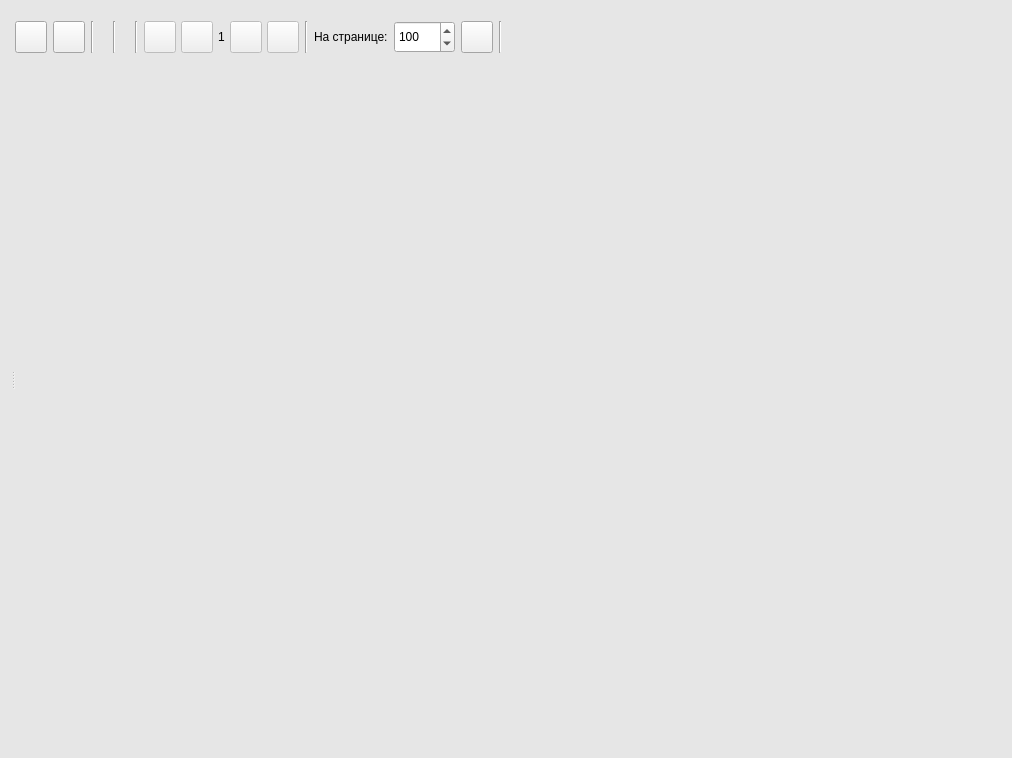
<?xml version="1.0" encoding="UTF-8"?>
<ui version="4.0">
 <class>CustomViewer</class>
 <widget class="QWidget" name="CustomViewer">
  <property name="geometry">
   <rect>
    <x>0</x>
    <y>0</y>
    <width>1012</width>
    <height>758</height>
   </rect>
  </property>
  <property name="palette">
   <palette>
    <active>
     <colorrole role="Base">
      <brush brushstyle="SolidPattern">
       <color alpha="255">
        <red>255</red>
        <green>255</green>
        <blue>255</blue>
       </color>
      </brush>
     </colorrole>
     <colorrole role="Window">
      <brush brushstyle="SolidPattern">
       <color alpha="255">
        <red>230</red>
        <green>230</green>
        <blue>230</blue>
       </color>
      </brush>
     </colorrole>
    </active>
    <inactive>
     <colorrole role="Base">
      <brush brushstyle="SolidPattern">
       <color alpha="255">
        <red>255</red>
        <green>255</green>
        <blue>255</blue>
       </color>
      </brush>
     </colorrole>
     <colorrole role="Window">
      <brush brushstyle="SolidPattern">
       <color alpha="255">
        <red>230</red>
        <green>230</green>
        <blue>230</blue>
       </color>
      </brush>
     </colorrole>
    </inactive>
    <disabled>
     <colorrole role="Base">
      <brush brushstyle="SolidPattern">
       <color alpha="255">
        <red>230</red>
        <green>230</green>
        <blue>230</blue>
       </color>
      </brush>
     </colorrole>
     <colorrole role="Window">
      <brush brushstyle="SolidPattern">
       <color alpha="255">
        <red>230</red>
        <green>230</green>
        <blue>230</blue>
       </color>
      </brush>
     </colorrole>
    </disabled>
   </palette>
  </property>
  <property name="windowTitle">
   <string>Просмотр метеорологических сообщений</string>
  </property>
  <property name="autoFillBackground">
   <bool>false</bool>
  </property>
  <layout class="QGridLayout" name="gridLayout_2">
   <item row="0" column="0">
    <widget class="QSplitter" name="mainarea">
     <property name="orientation">
      <enum>Qt::Horizontal</enum>
     </property>
     <widget class="QWidget" name="leftPanel" native="true">
      <layout class="QVBoxLayout" name="verticalLayout_2"/>
     </widget>
     <widget class="QWidget" name="tableArea" native="true">
      <property name="autoFillBackground">
       <bool>false</bool>
      </property>
      <layout class="QVBoxLayout" name="verticalLayout">
       <property name="spacing">
        <number>0</number>
       </property>
       <property name="leftMargin">
        <number>0</number>
       </property>
       <property name="topMargin">
        <number>0</number>
       </property>
       <property name="rightMargin">
        <number>0</number>
       </property>
       <property name="bottomMargin">
        <number>0</number>
       </property>
       <item>
        <widget class="QScrollArea" name="scrollArea">
         <property name="sizePolicy">
          <sizepolicy hsizetype="Expanding" vsizetype="Preferred">
           <horstretch>0</horstretch>
           <verstretch>0</verstretch>
          </sizepolicy>
         </property>
         <property name="maximumSize">
          <size>
           <width>16777215</width>
           <height>52</height>
          </size>
         </property>
         <property name="focusPolicy">
          <enum>Qt::NoFocus</enum>
         </property>
         <property name="autoFillBackground">
          <bool>false</bool>
         </property>
         <property name="frameShape">
          <enum>QFrame::NoFrame</enum>
         </property>
         <property name="verticalScrollBarPolicy">
          <enum>Qt::ScrollBarAlwaysOff</enum>
         </property>
         <property name="horizontalScrollBarPolicy">
          <enum>Qt::ScrollBarAsNeeded</enum>
         </property>
         <property name="widgetResizable">
          <bool>true</bool>
         </property>
         <widget class="QWidget" name="scrollAreaWidgetContents">
          <property name="geometry">
           <rect>
            <x>0</x>
            <y>0</y>
            <width>860</width>
            <height>52</height>
           </rect>
          </property>
          <layout class="QGridLayout" name="gridLayout">
           <property name="leftMargin">
            <number>0</number>
           </property>
           <property name="topMargin">
            <number>0</number>
           </property>
           <property name="rightMargin">
            <number>0</number>
           </property>
           <property name="bottomMargin">
            <number>0</number>
           </property>
           <property name="spacing">
            <number>0</number>
           </property>
           <item row="0" column="0">
            <widget class="QWidget" name="toolPanel" native="true">
             <property name="minimumSize">
              <size>
               <width>0</width>
               <height>32</height>
              </size>
             </property>
             <property name="maximumSize">
              <size>
               <width>16777215</width>
               <height>32</height>
              </size>
             </property>
             <property name="autoFillBackground">
              <bool>false</bool>
             </property>
             <layout class="QHBoxLayout" name="horizontalLayout_2">
              <property name="leftMargin">
               <number>0</number>
              </property>
              <property name="topMargin">
               <number>0</number>
              </property>
              <property name="rightMargin">
               <number>0</number>
              </property>
              <property name="bottomMargin">
               <number>0</number>
              </property>
              <item>
               <widget class="QToolButton" name="leftPanelBtn">
                <property name="minimumSize">
                 <size>
                  <width>32</width>
                  <height>32</height>
                 </size>
                </property>
                <property name="text">
                 <string/>
                </property>
                <property name="checkable">
                 <bool>true</bool>
                </property>
               </widget>
              </item>
              <item>
               <widget class="QToolButton" name="columnsBtn">
                <property name="minimumSize">
                 <size>
                  <width>32</width>
                  <height>32</height>
                 </size>
                </property>
                <property name="maximumSize">
                 <size>
                  <width>32</width>
                  <height>32</height>
                 </size>
                </property>
                <property name="toolTip">
                 <string>Настройка столбцов таблицы</string>
                </property>
                <property name="autoFillBackground">
                 <bool>false</bool>
                </property>
                <property name="text">
                 <string/>
                </property>
                <property name="icon">
                 <iconset>
                  <normaloff>:/meteo/icons/settings.png</normaloff>:/meteo/icons/settings.png</iconset>
                </property>
                <property name="checkable">
                 <bool>false</bool>
                </property>
               </widget>
              </item>
              <item>
               <widget class="Line" name="line_17">
                <property name="orientation">
                 <enum>Qt::Vertical</enum>
                </property>
               </widget>
              </item>
              <item>
               <widget class="QLabel" name="countRow">
                <property name="sizePolicy">
                 <sizepolicy hsizetype="Preferred" vsizetype="Preferred">
                  <horstretch>0</horstretch>
                  <verstretch>0</verstretch>
                 </sizepolicy>
                </property>
                <property name="font">
                 <font>
                  <weight>50</weight>
                  <bold>false</bold>
                 </font>
                </property>
                <property name="text">
                 <string/>
                </property>
               </widget>
              </item>
              <item>
               <widget class="Line" name="line_16">
                <property name="orientation">
                 <enum>Qt::Vertical</enum>
                </property>
               </widget>
              </item>
              <item>
               <widget class="QLabel" name="maxRow">
                <property name="sizePolicy">
                 <sizepolicy hsizetype="Preferred" vsizetype="Preferred">
                  <horstretch>0</horstretch>
                  <verstretch>0</verstretch>
                 </sizepolicy>
                </property>
                <property name="font">
                 <font>
                  <weight>50</weight>
                  <bold>false</bold>
                 </font>
                </property>
                <property name="text">
                 <string/>
                </property>
               </widget>
              </item>
              <item>
               <widget class="Line" name="line_6">
                <property name="orientation">
                 <enum>Qt::Vertical</enum>
                </property>
               </widget>
              </item>
              <item>
               <widget class="QWidget" name="buttons" native="true">
                <property name="autoFillBackground">
                 <bool>false</bool>
                </property>
                <layout class="QHBoxLayout" name="horizontalLayout">
                 <property name="spacing">
                  <number>5</number>
                 </property>
                 <property name="leftMargin">
                  <number>0</number>
                 </property>
                 <property name="topMargin">
                  <number>0</number>
                 </property>
                 <property name="rightMargin">
                  <number>0</number>
                 </property>
                 <property name="bottomMargin">
                  <number>0</number>
                 </property>
                 <item>
                  <widget class="QToolButton" name="beginBtn">
                   <property name="enabled">
                    <bool>false</bool>
                   </property>
                   <property name="minimumSize">
                    <size>
                     <width>32</width>
                     <height>32</height>
                    </size>
                   </property>
                   <property name="maximumSize">
                    <size>
                     <width>32</width>
                     <height>32</height>
                    </size>
                   </property>
                   <property name="toolTip">
                    <string>Первая страница</string>
                   </property>
                   <property name="text">
                    <string/>
                   </property>
                   <property name="icon">
                    <iconset>
                     <normaloff>:/meteo/icons/go-begin.png</normaloff>:/meteo/icons/go-begin.png</iconset>
                   </property>
                  </widget>
                 </item>
                 <item>
                  <widget class="QToolButton" name="backBtn">
                   <property name="enabled">
                    <bool>false</bool>
                   </property>
                   <property name="minimumSize">
                    <size>
                     <width>32</width>
                     <height>32</height>
                    </size>
                   </property>
                   <property name="maximumSize">
                    <size>
                     <width>32</width>
                     <height>32</height>
                    </size>
                   </property>
                   <property name="toolTip">
                    <string>Предыдущая страница</string>
                   </property>
                   <property name="text">
                    <string/>
                   </property>
                   <property name="icon">
                    <iconset>
                     <normaloff>:/meteo/icons/go-back.png</normaloff>:/meteo/icons/go-back.png</iconset>
                   </property>
                  </widget>
                 </item>
                 <item>
                  <widget class="QLabel" name="currPage">
                   <property name="text">
                    <string>1</string>
                   </property>
                  </widget>
                 </item>
                 <item>
                  <widget class="QToolButton" name="nextBtn">
                   <property name="enabled">
                    <bool>false</bool>
                   </property>
                   <property name="minimumSize">
                    <size>
                     <width>32</width>
                     <height>32</height>
                    </size>
                   </property>
                   <property name="maximumSize">
                    <size>
                     <width>32</width>
                     <height>32</height>
                    </size>
                   </property>
                   <property name="toolTip">
                    <string>Следующая страница</string>
                   </property>
                   <property name="text">
                    <string/>
                   </property>
                   <property name="icon">
                    <iconset>
                     <normaloff>:/meteo/icons/go-next.png</normaloff>:/meteo/icons/go-next.png</iconset>
                   </property>
                  </widget>
                 </item>
                 <item>
                  <widget class="QToolButton" name="endBtn">
                   <property name="enabled">
                    <bool>false</bool>
                   </property>
                   <property name="minimumSize">
                    <size>
                     <width>32</width>
                     <height>32</height>
                    </size>
                   </property>
                   <property name="maximumSize">
                    <size>
                     <width>32</width>
                     <height>32</height>
                    </size>
                   </property>
                   <property name="toolTip">
                    <string>Последняя страница</string>
                   </property>
                   <property name="text">
                    <string/>
                   </property>
                   <property name="icon">
                    <iconset>
                     <normaloff>:/meteo/icons/go-end.png</normaloff>:/meteo/icons/go-end.png</iconset>
                   </property>
                  </widget>
                 </item>
                </layout>
               </widget>
              </item>
              <item>
               <widget class="Line" name="line_7">
                <property name="orientation">
                 <enum>Qt::Vertical</enum>
                </property>
               </widget>
              </item>
              <item>
               <widget class="QLabel" name="label_3">
                <property name="sizePolicy">
                 <sizepolicy hsizetype="Preferred" vsizetype="Preferred">
                  <horstretch>0</horstretch>
                  <verstretch>0</verstretch>
                 </sizepolicy>
                </property>
                <property name="maximumSize">
                 <size>
                  <width>16777215</width>
                  <height>32</height>
                 </size>
                </property>
                <property name="text">
                 <string>На странице:</string>
                </property>
               </widget>
              </item>
              <item>
               <widget class="QSpinBox" name="sizeBox">
                <property name="maximumSize">
                 <size>
                  <width>16777215</width>
                  <height>32</height>
                 </size>
                </property>
                <property name="minimum">
                 <number>1</number>
                </property>
                <property name="maximum">
                 <number>10000</number>
                </property>
                <property name="singleStep">
                 <number>100</number>
                </property>
                <property name="value">
                 <number>100</number>
                </property>
               </widget>
              </item>
              <item>
               <widget class="QToolButton" name="updateBtn">
                <property name="minimumSize">
                 <size>
                  <width>32</width>
                  <height>32</height>
                 </size>
                </property>
                <property name="maximumSize">
                 <size>
                  <width>32</width>
                  <height>32</height>
                 </size>
                </property>
                <property name="toolTip">
                 <string>Обновить</string>
                </property>
                <property name="text">
                 <string/>
                </property>
                <property name="icon">
                 <iconset>
                  <normaloff>:/meteo/icons/readdata.png</normaloff>:/meteo/icons/readdata.png</iconset>
                </property>
               </widget>
              </item>
              <item>
               <widget class="Line" name="line_2">
                <property name="orientation">
                 <enum>Qt::Vertical</enum>
                </property>
               </widget>
              </item>
              <item>
               <widget class="QLabel" name="countTlg">
                <property name="text">
                 <string/>
                </property>
               </widget>
              </item>
              <item>
               <spacer name="horizontalSpacer_2">
                <property name="orientation">
                 <enum>Qt::Horizontal</enum>
                </property>
                <property name="sizeHint" stdset="0">
                 <size>
                  <width>80</width>
                  <height>17</height>
                 </size>
                </property>
               </spacer>
              </item>
             </layout>
            </widget>
           </item>
          </layout>
         </widget>
        </widget>
       </item>
       <item>
        <widget class="CheckPanel" name="checkpanel" native="true">
         <property name="minimumSize">
          <size>
           <width>0</width>
           <height>32</height>
          </size>
         </property>
         <property name="maximumSize">
          <size>
           <width>16777215</width>
           <height>32</height>
          </size>
         </property>
        </widget>
       </item>
       <item>
        <widget class="ViewTableWidget" name="viewtable" native="true">
         <property name="sizePolicy">
          <sizepolicy hsizetype="Preferred" vsizetype="Preferred">
           <horstretch>0</horstretch>
           <verstretch>0</verstretch>
          </sizepolicy>
         </property>
        </widget>
       </item>
      </layout>
     </widget>
    </widget>
   </item>
  </layout>
 </widget>
 <customwidgets>
  <customwidget>
   <class>CheckPanel</class>
   <extends>QWidget</extends>
   <header location="global">meteo/commons/ui/custom/checkpanel.h</header>
   <container>1</container>
  </customwidget>
  <customwidget>
   <class>ViewTableWidget</class>
   <extends>QWidget</extends>
   <header location="global">meteo/commons/ui/customviewer/viewtablewidget.h</header>
   <container>1</container>
  </customwidget>
 </customwidgets>
 <resources/>
 <connections/>
</ui>
